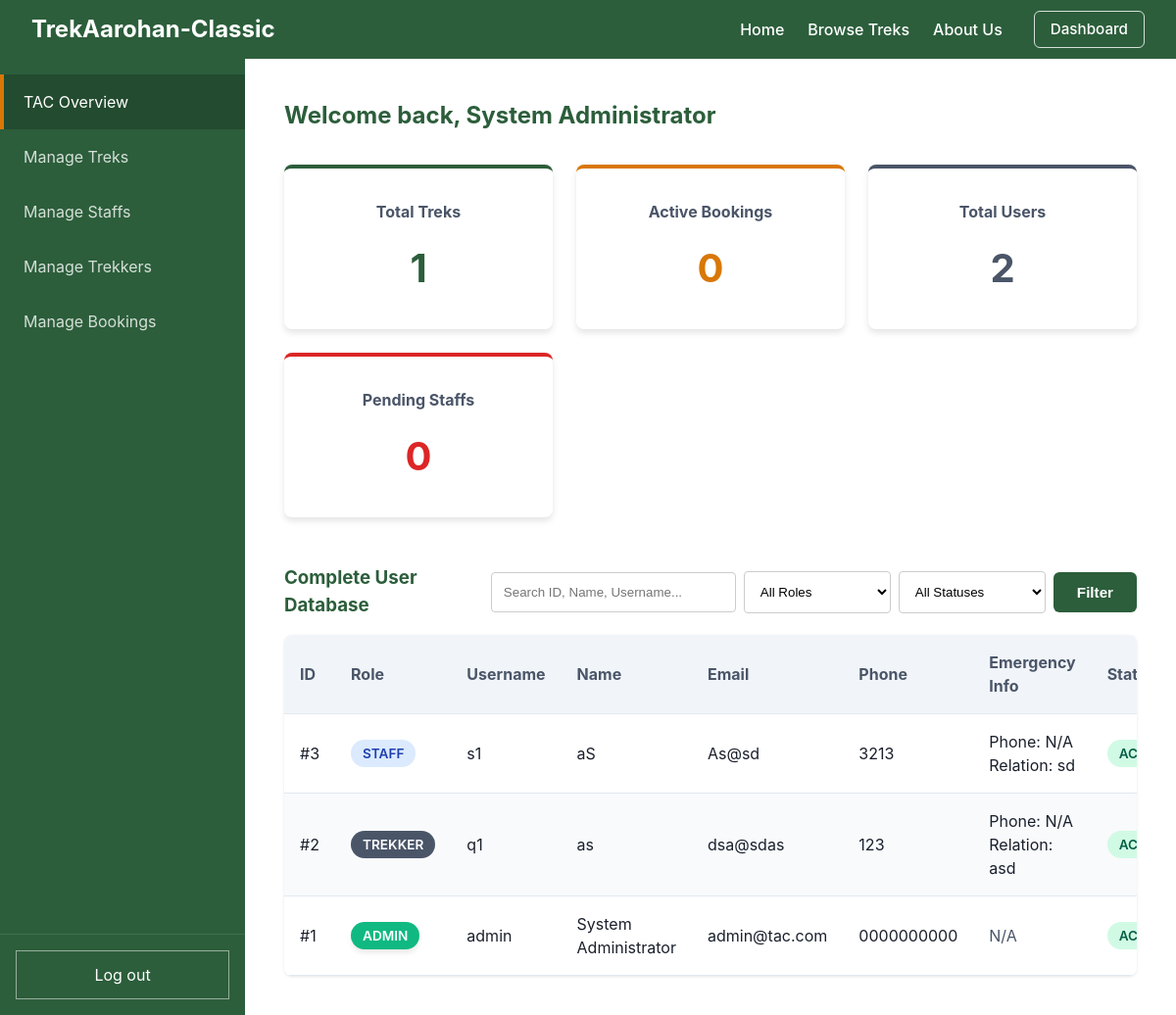
The app's page /admin/dashboard (signed in) with its own data.
### models.py (models this page shows)
class User(db.Model, UserMixin):
    __tablename__ = "user"
    id = db.Column(db.Integer, primary_key=True, autoincrement=True)
    username = db.Column(db.String(50), unique=True, nullable=False)
    password = db.Column(db.String(255), nullable=False)
    name = db.Column(db.String(100), nullable=False)
    email = db.Column(db.String(120), unique=True, nullable=False)
    phone = db.Column(db.String(20), nullable=False)
    role = db.Column(db.Integer, default=0, nullable=False)
    emergency_phone = db.Column(db.String(20), nullable=True)
    emergency_relation = db.Column(db.String(50), nullable=True)
    experience = db.Column(db.Text, nullable=True)  # Used for Staff
    is_approved = db.Column(db.Boolean, default=False)  # Used for Staff
    is_blacklisted = db.Column(db.Boolean, default=False)
    assigned_treks = db.relationship("Trek", backref="staff", lazy=True)
    bookings = db.relationship("Booking", backref="user", lazy=True)

### app.py (the view, shortened to what this page needs)
    @app.route("/admin/dashboard")
    @login_required
    def admin_dashboard():
        if current_user.role != 2:
            return redirect(url_for("home"))
        treks = Trek.query.count()
        bookings = Booking.query.filter_by(status="booked").count()
        users = User.query.filter(User.role.in_([0, 1])).count()
        pendings = User.query.filter_by(role=1, is_approved=False).count()
        q = request.args.get("q", "").strip()
        role = request.args.get("role", "")
        status = request.args.get("status", "")
        query = User.query
        if q:
            if q.isdigit():
                query = query.filter(db.or_(User.id == int(q), User.name.ilike(f"%{q}%"), User.username.ilike(f"%{q}%")))
            else:
                query = query.filter(db.or_(User.name.ilike(f"%{q}%"), User.username.ilike(f"%{q}%")))
        if role and role.isdigit():
            query = query.filter(User.role == int(role))
        all_users = query.order_by(User.id.desc()).all()
        return render_template("admin_dashboard.html", total_treks=treks, total_bookings=bookings, total_users=users, pending_staffs=pendings, all_users=all_users, current_q=q, current_role=role, current_status=status)

### templates/admin_dashboard.html (shortened to what this page needs)
{% extends "admin_base.html" %}
{% set active_page = "dashboard" %}
{% block dashboard_content %}
    <h2>Welcome back, {{ current_user.name }}</h2>
    <div style="display: grid; grid-template-columns: repeat(auto-fit, minmax(200px, 1fr)); gap: 1.5rem; margin-top: 2rem; margin-bottom: 3rem;">
        <div class="card" style="text-align: center; border-top: 4px solid var(--primary-color);">
            <h3 style="color: var(--secondary-color); font-size: 1rem; margin-top: 0;">Total Treks</h3>
            <p style="font-size: 2.5rem; font-weight: bold; margin: 0; color: var(--primary-color);">{{ total_treks }}</p>
        </div>
        <div class="card" style="text-align: center; border-top: 4px solid var(--accent-color);">
            <h3 style="color: var(--secondary-color); font-size: 1rem; margin-top: 0;">Active Bookings</h3>
            <p style="font-size: 2.5rem; font-weight: bold; margin: 0; color: var(--accent-color);">{{ total_bookings }}</p>
        </div>
        <div class="card" style="text-align: center; border-top: 4px solid var(--secondary-color);">
            <h3 style="color: var(--secondary-color); font-size: 1rem; margin-top: 0;">Total Users</h3>
            <p style="font-size: 2.5rem; font-weight: bold; margin: 0; color: var(--secondary-color);">{{ total_users }}</p>
        </div>
        <div class="card" style="text-align: center; border-top: 4px solid var(--danger-color);">
            <h3 style="color: var(--secondary-color); font-size: 1rem; margin-top: 0;">Pending Staffs</h3>
            <p style="font-size: 2.5rem; font-weight: bold; margin: 0; color: var(--danger-color);">{{ pending_staffs }}</p>
        </div>
    </div>
    <div style="display: flex; justify-content: space-between; align-items: center; margin-top: 3rem; margin-bottom: 1rem;">
        <h3 style="margin: 0; color: var(--primary-color);">Complete User Database</h3>
        <form method="GET" action="{{ url_for('admin_dashboard') }}" style="display: flex; gap: 0.5rem; align-items: center;">
            <input type="text" name="q" placeholder="Search ID, Name, Username..." value="{{ current_q }}" class="form-control" style="width: 250px;">
            <select name="role" class="form-control" style="width: 150px;">
                <option value="">All Roles</option>
            </select>
            <select name="status" class="form-control" style="width: 150px;">
                <option value="">All Statuses</option>
            </select>
            <button type="submit" class="btn btn-primary">Filter</button>
        </form>
    </div>
    <div class="data-table-wrapper">
        <table class="data-table">
            <thead>
                <tr>
                    <th>ID</th>
                    <th>Role</th>
                    <th>Username</th>
                    <th>Name</th>
                    <th>Email</th>
                    <th>Phone</th>
                    <th>Emergency Info</th>
                    <th>Status</th>
                </tr>
            </thead>
            <tbody>
                {% for u in all_users %}
                <tr>
                    <td>#{{ u.id }}</td>
                    <td>
                        {% if u.role == 2 %}
                            <span class="badge badge-special">Admin</span>
                        {% elif u.role == 1 %}
                            <span class="badge badge-ongoing">Staff</span>
                        {% else %}
                            <span class="badge badge-completed" style="background-color: var(--secondary-color); color: white;">Trekker</span>
                        {% endif %}
                    </td>
                    <td>{{ u.username }}</td>
                    <td>{{ u.name }}</td>
                    <td>{{ u.email }}</td>
                    <td>{{ u.phone if u.phone else "N/A" }}</td>
                    <td>
                        {% if not u.emergency_phone and not u.emergency_relation %}
                            <span style="color: var(--secondary-color);">N/A</span>
                        {% else %}
                            Phone: {{ u.emergency_phone if u.emergency_phone else "N/A" }}<br>
                            Relation: {{ u.emergency_relation if u.emergency_relation else "N/A" }}
                        {% endif %}
                    </td>
                    <td>
                        {% if u.is_blacklisted %}
                            <span class="badge badge-blacklisted">Blacklisted</span>
                        {% elif u.role == 1 and not u.is_approved %}
                            <span class="badge badge-pending">Pending</span>
                        {% else %}
                            <span class="badge badge-active">Active</span>
                        {% endif %}
                    </td>
                </tr>
                {% else %}
                <tr><td colspan="8" style="text-align: center; color: var(--secondary-color);">No users found.</td></tr>
                {% endfor %}
            </tbody>
        </table>
    </div>
{% endblock %}

### static/css/style.css (style rules this page uses)
:root { --primary-color: #2C5E3B; --secondary-color: #4A5568; --accent-color: #D97706; --accent-dark: #B45309; --bg-color: #F9FAFB; --text-color: #1A202C; --border-color: #E2E8F0; --danger-color: #DC2626; }
body { margin: 0; font-family: -apple-system, BlinkMacSystemFont, "Segoe UI", Roboto, Helvetica, Arial, sans-serif; background-color: var(--bg-color); color: var(--text-color); line-height: 1.5; }
h1, h2 { margin-top: 0; color: var(--primary-color); }
.btn { display: inline-block; padding: 0.75rem 1.5rem; border-radius: 6px; font-weight: 600; text-align: center; cursor: pointer; border: none; transition: transform 0.15s ease, box-shadow 0.15s ease; text-decoration: none; font-size: 0.95rem; }
.btn-primary { background-color: var(--primary-color); color: white; }
.badge { padding: 0.25rem 0.75rem; border-radius: 9999px; font-size: 0.85rem; font-weight: 600; text-transform: uppercase; display: inline-block; }
.badge-open, .badge-active, .badge-approved { background-color: #D1FAE5; color: #065F46; }
.badge-completed { background-color: var(--secondary-color); color: white; }
.badge-ongoing { background-color: #DBEAFE; color: #1E40AF; }
.badge-special { background-color: #10B981; color: white; box-shadow: 0 4px 6px -1px rgba(0, 0, 0, 0.1); }
.data-table-wrapper { overflow-x: auto; background: white; border-radius: 8px; box-shadow: 0 1px 3px rgba(0,0,0,0.1); }
.data-table { width: 100%; border-collapse: collapse; }
.data-table th, .data-table td { padding: 1rem; text-align: left; border-bottom: 1px solid var(--border-color); }
.data-table th { background-color: #F1F5F9; color: var(--secondary-color); position: sticky; top: 0; }
.data-table tr:nth-child(even) { background-color: #F8FAFC; }
.card { background: var(--card-bg, #FFFFFF); padding: 2rem; border-radius: 8px; box-shadow: 0 4px 6px rgba(0,0,0,0.1); }
.form-control { width: 100%; padding: 0.75rem; border: 1px solid #ccc; border-radius: 4px; box-sizing: border-box; }
select.form-control { background-color: white; }

### records on screen
User: name "System Administrator", id "1", role "ADMIN", username "admin", email "admin@tac.com", phone "0000000000", shows "N/A", is_blacklisted "ACTIVE"
User: id "3", role "STAFF", username "s1", name "aS", email "As@sd", phone "3213", emergency_phone "N/A", emergency_relation "sd", is_blacklisted "ACTIVE"
User: id "2", role "TREKKER", username "q1", name "as", email "dsa@sdas", phone "123", emergency_phone "N/A", emergency_relation "asd", is_blacklisted "ACTIVE"

### other values on screen
{{ total_treks }} "1"
{{ total_bookings }} "0"
{{ total_users }} "2"
{{ pending_staffs }} "0"
